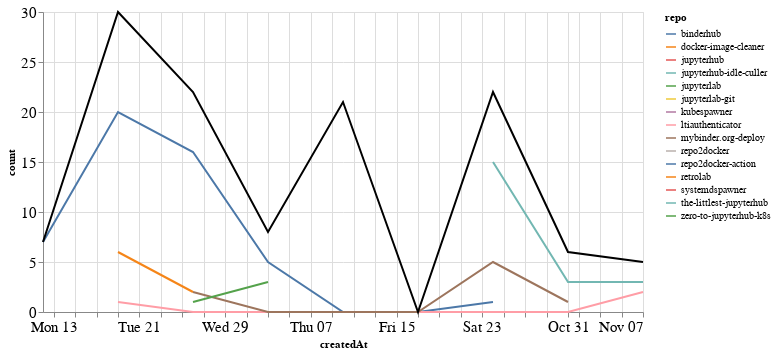

Source (notebook cell):
### Markdown cell above
### Comments

### Code cell
comments_time = comments.groupby('repo').resample('W', on='createdAt').count()['author'].reset_index()
comments_time = comments_time.rename(columns={'author': 'count'})
comments_time_total = comments_time.groupby('createdAt').agg({"count": "sum"}).reset_index()
ch1 = alt.Chart(comments_time, width=600).mark_line().encode(
    x='createdAt',
    y='count',
    color='repo',
    tooltip="repo"
)

ch2 = alt.Chart(comments_time_total, width=600).mark_line(color="black").encode(
    x='createdAt',
    y='count',
)

ch1 + ch2

### Figure 1 — Vega-Lite specification as saved in the notebook (floating-point values rounded to 4 significant figures)
{"config": {"axisLeft": {"labelFontSize": 15}, "axisBottom": {"labelFontSize": 15}}, "layer": [{"data": {"name": "data-0bd3f05412581473de9addb5927d9761"}, "mark": "line", "encoding": {"color": {"type": "nominal", "field": "repo"}, "tooltip": {"type": "nominal", "field": "repo"}, "x": {"type": "temporal", "field": "createdAt"}, "y": {"type": "quantitative", "field": "count"}}, "width": 600}, {"data": {"name": "data-32c87ce14efba73ec5a0df44bd1a985a"}, "mark": {"type": "line", "color": "black"}, "encoding": {"x": {"type": "temporal", "field": "createdAt"}, "y": {"type": "quantitative", "field": "count"}}, "width": 600}], "$schema": "https://vega.github.io/schema/vega-lite/v4.8.1.json", "datasets": {"data-0bd3f05412581473de9addb5927d9761": [{"repo": "binderhub", "createdAt": "2021-09-12T00:00:00", "count": 7}, {"repo": "binderhub", "createdAt": "2021-09-19T00:00:00", "count": 20}, {"repo": "binderhub", "createdAt": "2021-09-26T00:00:00", "count": 16}, {"repo": "binderhub", "createdAt": "2021-10-03T00:00:00", "count": 5}, {"repo": "binderhub", "createdAt": "2021-10-10T00:00:00", "count": 0}, {"repo": "binderhub", "createdAt": "2021-10-17T00:00:00", "count": 0}, {"repo": "binderhub", "createdAt": "2021-10-24T00:00:00", "count": 1}, {"repo": "docker-image-cleaner", "createdAt": "2021-09-19T00:00:00", "count": 6}, {"repo": "docker-image-cleaner", "createdAt": "2021-09-26T00:00:00", "count": 2}, {"repo": "jupyterhub", "createdAt": "2021-10-10T00:00:00", "count": 17}, {"repo": "jupyterhub-idle-culler", "createdAt": "2021-09-26T00:00:00", "count": 1}, {"repo": "jupyterlab", "createdAt": "2021-10-10T00:00:00", "count": 1}, {"repo": "jupyterlab-git", "createdAt": "2021-10-10T00:00:00", "count": 3}, {"repo": "kubespawner", "createdAt": "2021-10-24T00:00:00", "count": 1}, {"repo": "ltiauthenticator", "createdAt": "2021-09-19T00:00:00", "count": 1}, {"repo": "ltiauthenticator", "createdAt": "2021-09-26T00:00:00", "count": 0}, {"repo": "ltiauthenticator", "createdAt": "2021-10-03T00:00:00", "count": 0}, {"repo": "ltiauthenticator", "createdAt": "2021-10-10T00:00:00", "count": 0}, {"repo": "ltiauthenticator", "createdAt": "2021-10-17T00:00:00", "count": 0}, {"repo": "ltiauthenticator", "createdAt": "2021-10-24T00:00:00", "count": 0}, {"repo": "ltiauthenticator", "createdAt": "2021-10-31T00:00:00", "count": 0}, {"repo": "ltiauthenticator", "createdAt": "2021-11-07T00:00:00", "count": 2}, {"repo": "mybinder.org-deploy", "createdAt": "2021-09-26T00:00:00", "count": 2}, {"repo": "mybinder.org-deploy", "createdAt": "2021-10-03T00:00:00", "count": 0}, {"repo": "mybinder.org-deploy", "createdAt": "2021-10-10T00:00:00", "count": 0}, {"repo": "mybinder.org-deploy", "createdAt": "2021-10-17T00:00:00", "count": 0}, {"repo": "mybinder.org-deploy", "createdAt": "2021-10-24T00:00:00", "count": 5}, {"repo": "mybinder.org-deploy", "createdAt": "2021-10-31T00:00:00", "count": 1}, {"repo": "repo2docker", "createdAt": "2021-09-19T00:00:00", "count": 2}, {"repo": "repo2docker-action", "createdAt": "2021-09-19T00:00:00", "count": 1}, {"repo": "retrolab", "createdAt": "2021-10-31T00:00:00", "count": 1}, {"repo": "systemdspawner", "createdAt": "2021-10-31T00:00:00", "count": 1}, {"repo": "the-littlest-jupyterhub", "createdAt": "2021-10-24T00:00:00", "count": 15}, {"repo": "the-littlest-jupyterhub", "createdAt": "2021-10-31T00:00:00", "count": 3}, {"repo": "the-littlest-jupyterhub", "createdAt": "2021-11-07T00:00:00", "count": 3}, {"repo": "zero-to-jupyterhub-k8s", "createdAt": "2021-09-26T00:00:00", "count": 1}, {"repo": "zero-to-jupyterhub-k8s", "createdAt": "2021-10-03T00:00:00", "count": 3}], "data-32c87ce14efba73ec5a0df44bd1a985a": [{"createdAt": "2021-09-12T00:00:00", "count": 7}, {"createdAt": "2021-09-19T00:00:00", "count": 30}, {"createdAt": "2021-09-26T00:00:00", "count": 22}, {"createdAt": "2021-10-03T00:00:00", "count": 8}, {"createdAt": "2021-10-10T00:00:00", "count": 21}, {"createdAt": "2021-10-17T00:00:00", "count": 0}, {"createdAt": "2021-10-24T00:00:00", "count": 22}, {"createdAt": "2021-10-31T00:00:00", "count": 6}, {"createdAt": "2021-11-07T00:00:00", "count": 5}]}}
